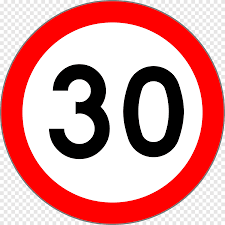
#> input picture images/clean.png, 225 x 225 px
$ python Quality_Assessment.py
#> lines starting #> are read from the running program, lines starting #| are printed output that depends on the picture; long printed decimals are rounded; pictures that were not available may be replaced by others from this repository, and a replacement may not be noted
# Import the necessary libraries

import numpy as np
from sewar import full_ref
from skimage import measure, metrics
from skimage import color
from skimage import io
import cv2
import matplotlib.pyplot as plt
from PIL import Image
import glob

# LET'S RESIZE AND DISPLAY A SINGLE IMAGE

img_path = "images/clean.png"
im1= Image.open(img_path)
#> im1 is the input picture: PIL image 225x225 P; mean R, G, B 221.3, 154.1, 154.1
print("{}".format(im1.format))
#| PNG
print("size: {}".format(im1.size))
#| size: (225, 225)
print("image mode: {}".format(im1.mode))
#| image mode: P
plt.imshow(im1)


#LET'S RESIZE ALL THE IMAGES IN THE FOLDER AND SAVE THEM TO A NEW FOLDER

# =============================================================================
# image_list = []
# resized_list = []
#
#
# for filename in glob.glob("/home/bakary/Desktop/Image_Quality_Assessment/images/*.ppm"):
#     print(filename)
#     img= Image.open(filename)
#     image_list.append(img)
#
#
#
# for image in image_list:
#     #image.show()
#     image = image.resize((2500,2500))
#     resized_list.append(image)
#
#
#
# # =============================================================================
# #Save the resize images ina a new folder
# for (i, new) in enumerate(resized_list):
#   new.save("{}{}{}".format("/home/bakary/Desktop/Image_Quality_Assessment/resized_images/image", i+1, " .ppm"))
# =============================================================================
#
#=======================================================================================================
#=======================================================================================================


# LET'S LOAD THE RESIZE IMAGE AND COMPUTE ITS QUALITY OF USING VARIOUS STATISTICAL METRICES

# ==================================================================================================
#Loading the trusted image
realimg = "/home/bakary/Desktop/Image_Quality_Assessment/resized_images/image3 .ppm"
#
real= io.imread(realimg)[:,:,:3]
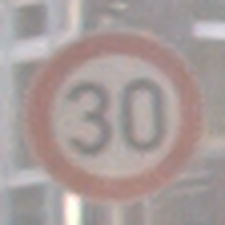
#> input picture images/newimage.png, 225 x 225 px, given in place of image3 .ppm, which was not available
#> real is the input picture: shape (225, 225, 3); mean R, G, B 168, 156, 154.6
rl = color.rgb2gray(real)
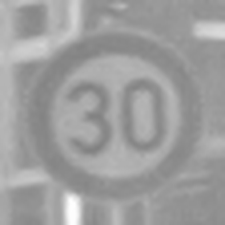
#> rl: shape (225, 225) float64; min 0.505, max 0.998, mean 0.621
# plt.imshow(rl, cmap="gray")
#plt.show(real)
# # =============================================================================
#
# Loading the ambiguous image
realimg1 = "/home/bakary/Desktop/Image_Quality_Assessment/resized_images/image1 .ppm"
#
real1= io.imread(realimg1)[:,:,:3]
rl1 = color.rgb2gray(real1)
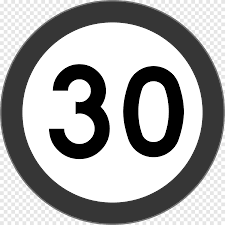
#> rl1: shape (225, 225) float64; min 0, max 1, mean 0.66
# plt.imshow(rl1, cmap="gray")
# plt.show()


# Computing the Mean Square Error
mse_skimg = metrics.mean_squared_error(rl, rl1)
#> mse_skimg = 0.176
#
print("MSE: based on scikit-image = ", mse_skimg)
#| MSE: based on scikit-image =  0.1765

#=========================================================================================================
# Computing the Peak signal to noise ratio

# Same as PSNR available in sewar
# Older versions of skimage: skimage.measure.compare_psnr
# skimage.metrics.peak_signal_noise_ratio

psnr_skimg = metrics.peak_signal_noise_ratio(rl, rl1, data_range=None)
#> psnr_skimg = 7.53
print("PSNR: based on scikit-image = ", psnr_skimg)
#| PSNR: based on scikit-image =  7.533

#=========================================================================================================


#Normalized root mean squared error

#Older versions of skimage: skimage.measure.compare_nrmse
rmse_skimg = metrics.normalized_root_mse(rl, rl1)
#> rmse_skimg = 0.672
print("RMSE: based on scikit-image = ", rmse_skimg)
#| RMSE: based on scikit-image =  0.6722

#=========================================================================================================

# Computing the Structral Similarity Index
from skimage.metrics import structural_similarity as ssim
ssim_skimg = ssim(rl, rl1,
                  data_range = rl1.max() - rl1.min() ,
                  channel_axis = False)
#> ssim_skimg = 0.426
print("SSIM: based on scikit-image = ", ssim_skimg)
#| SSIM: based on scikit-image =  0.4261

#==========================================================================================================

#ERGAS Global relative error
"""calculates global relative error
GT: first (original) input image.
P: second (deformed) input image.
r: ratio of high resolution to low resolution (default=4).
ws: sliding window size (default = 8).
	:returns:  float -- ergas value.
	"""
#> (the run stopped early here; a loop or call above may not have finished)
